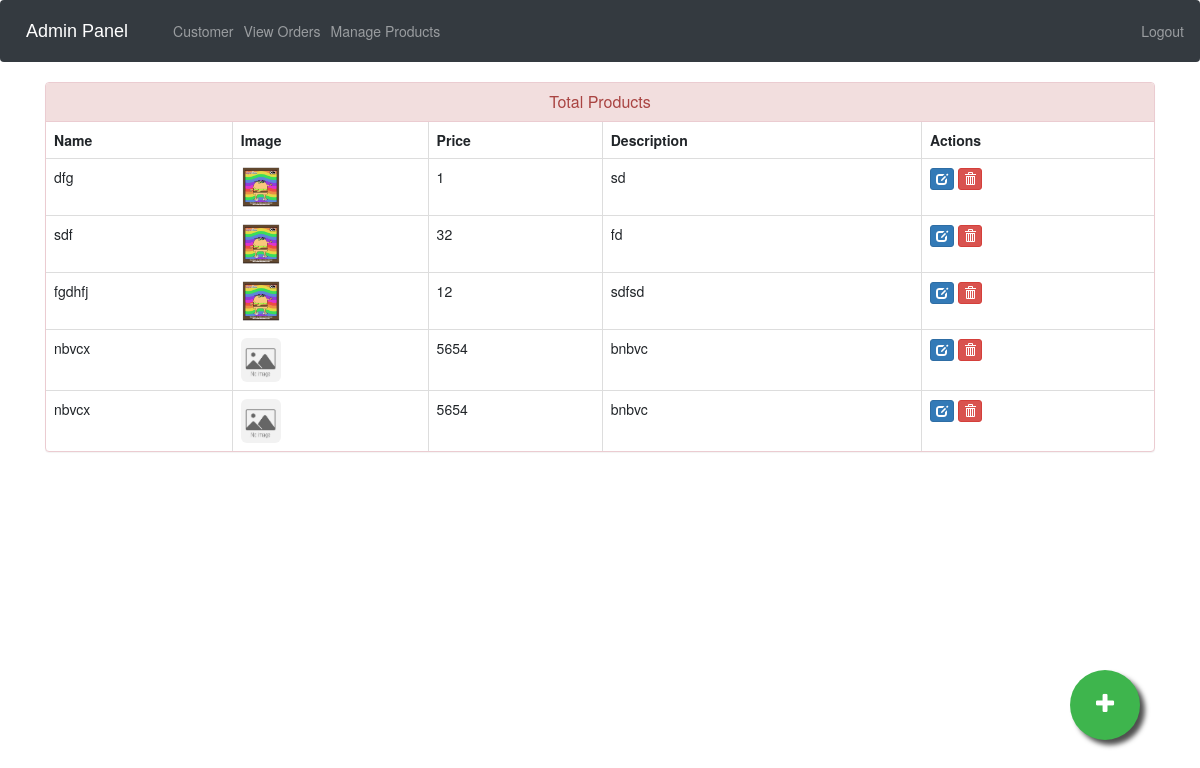
The page /admin-products (signed in) on the database its author committed.
### ecom/models.py (models this page shows, shortened)
class Product(models.Model):
    name=models.CharField(max_length=40)
    product_image= models.ImageField(upload_to='product_image/',null=True,blank=True)
    price = models.PositiveIntegerField()
    description=models.CharField(max_length=40)

### ecom/views.py (the view)
# urls.py: path('admin-products', views.admin_products_view,name='admin-products'),
@login_required(login_url='adminlogin')
def admin_products_view(request):
    products=models.Product.objects.all()
    return render(request,'ecom/admin_products.html',{'products':products})

### templates/ecom/admin_products.html (shortened to what this page needs)
{% extends 'ecom/admin_base.html' %}
{% load static %}
{% block content %}
<head>
  <link href="//netdna.bootstrapcdn.com/bootstrap/3.0.0/css/bootstrap.min.css" rel="stylesheet" id="bootstrap-css">
</head>
<div class="container">
  <div class="panel panel-danger">
    <div class="panel-heading">
      <h6 class="panel-title">Total Products</h6>
    </div>
    <table class="table table-hover table-bordered" id="dev-table">
      <thead>
        <tr>
          <th>Name</th>
          <th>Image</th>
          <th>Price</th>
          <th>Description</th>
          <th>Actions</th>
        </tr>
      </thead>
      {% for p in products %}
  {% if p %}
      <tr>
        <td> {{p.name}}</td>
        {% if p.product_image %}
        <td> <img src="{% static p.product_image.url %}" alt="Profile Pic" height="40px" width="40px" /></td>
            {%else%}
            <td> <img src="{% static 'images/nopic.jpg' %}"   alt="profile pic" class="img-rounded img-responsive" height="40px" width="40px"/></td>
            {%endif%}
        <td>{{p.price}}</td>
        <td>{{p.description}}</td>
        <td><a class="btn btn-primary btn-xs" href="{% url 'update-product' p.id  %}"><span class="glyphicon glyphicon-edit"></span></a>
          <a class="btn btn-danger btn-xs" href="{% url 'delete-product' p.id  %}"><span class="glyphicon glyphicon-trash"></span></a></td>
      </tr>
      {%else%}
      <br><br><br>
      <h1>No Products!!</h1>
      {% endif %}
      {% endfor %}
    </table>
  </div>
</div>
<a href="/admin-add-product" class="float">
<i class="fa fa-plus my-float"></i>
</a>
{% endblock content %}

### templates/ecom/admin_base.html (style rules this page uses)
.fa { font-size: 23px; width: 60px; text-align: center; text-decoration: none; margin: 5px 2px; border-radius: 50%; }

### templates/ecom/admin_products.html (style rules this page uses)
a:link { text-decoration: none; }
h6 { text-align: center; }
.float { position:fixed; width:70px; height:70px; bottom:60px; right:60px; background-color:#3eb54d; color:#FFF; border-radius:50px; text-align:center; box-shadow: 5px 5px 5px #505050; }
.my-float { margin-top:22px; }

### rows shown on the page
Product: name "dfg", product_image (picture), price "1", description "sd"
Product: name "sdf", product_image (picture), price "32", description "fd"
Product: name "fgdhfj", product_image (picture), price "12", description "sdfsd"
Product: name "nbvcx", price "5654", description "bnbvc"
Product: name "nbvcx", price "5654", description "bnbvc"
